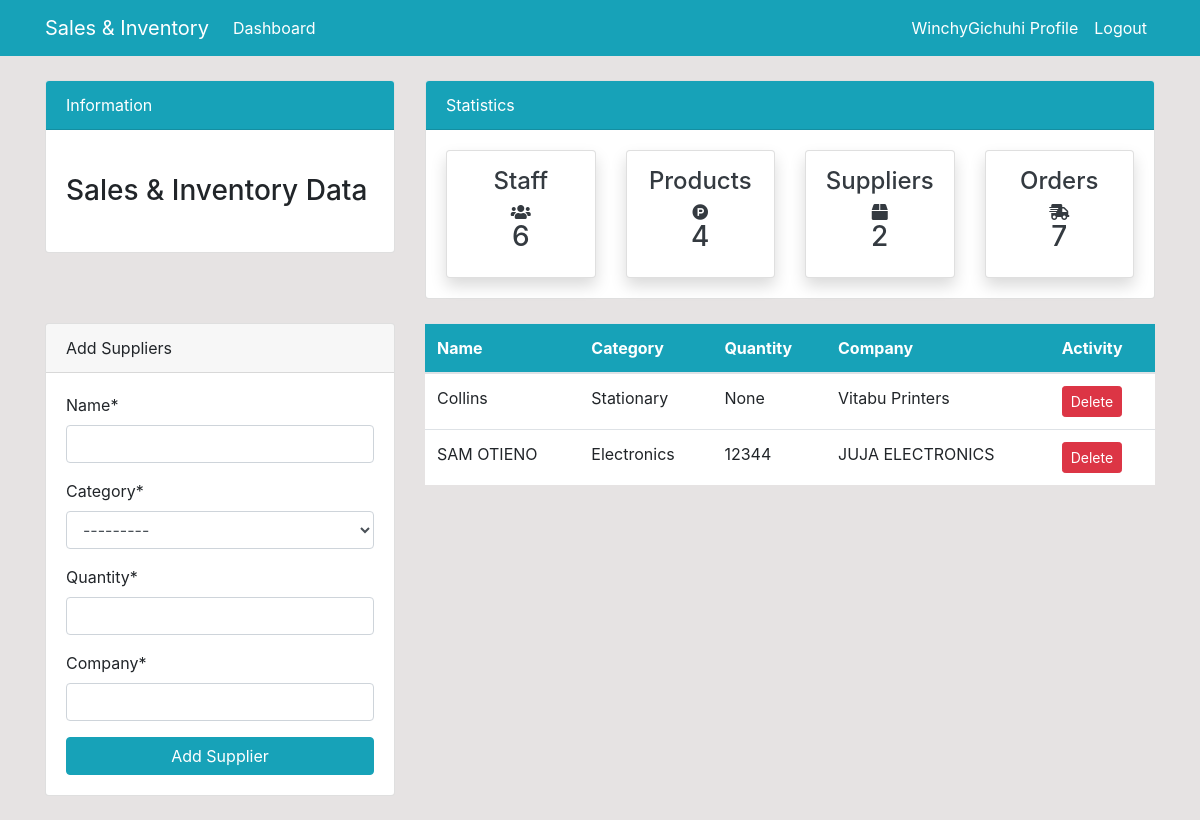
/supplier/ (signed in), run on the app's committed database.
### dashboard/models.py (models this page shows, shortened)
class Supplier(models.Model):
    name = models.CharField(max_length=100, null=True)
    category = models.CharField(max_length=50, choices=CATEGORY, null=True)
    quantity = models.PositiveIntegerField(null=True)
    company = models.CharField(max_length=100, null=True)

### dashboard/views.py (the view)
# urls.py: path('supplier/', views.supplier, name='dashboard-supplier'),
@login_required(login_url='user-login')
def supplier(request):
    clients = Supplier.objects.all()
    clients_count = clients.count()
    workers_count = User.objects.all().count()
    orders_count = Order.objects.all().count()
    product_count = Product.objects.all().count()
    if request.method == 'POST':
        form = SupplierForm(request.POST)
        if form.is_valid():
            form.save()
            return redirect('dashboard-supplier')
    else:
        form = SupplierForm()
    context = {
        'clients': clients,
        'form': form,
        'workers_count': workers_count,
        'orders_count': orders_count,
        'clients_count': clients_count,
        'product_count': product_count,
    }
    return render(request, 'dashboard/supplier.html', context)

### dashboard/forms.py
class SupplierForm(forms.ModelForm):
    class Meta:
        model = Supplier
        fields = ['name', 'category', 'quantity', 'company']

### templates/dashboard/supplier.html (shortened to what this page needs)
{% extends 'partials/base.html' %}
{% block content %}
     {% include 'partials/topnav.html' %}
{% load crispy_forms_tags %}
    <div class="container">
        <div class="row my-4">
            <div class="col-md-4">
             <div class="card">
                <div class="card-header">
                    Add Suppliers
                </div>
                <div class="card-body">
                    <form method="POST">
                        {{ form|crispy }}
                        <input class="btn btn-info btn-block" type="submit" value="Add Supplier">
                    </form>
                </div>
            </div>
            </div>
            <div class="col-md-8">
                <table class="table bg-white">
                    <thead class="bg-info">
                        <tr class="text-white">
                            <th scope="col">Name</th>
                            <th scope="col">Category</th>
                            <th scope="col">Quantity</th>
                            <th scope="col">Company</th>
                             <th scope="col">Activity</th>
                        </tr>
                    </thead>
                    <tbody>
                    {% for client in clients %}
                        <tr>
                           <td>{{ client.name }}</td>
                           <td>{{ client.category }}</td>
                           <td>{{ client.quantity }}</td>
                           <td>{{ client.company }}</td>
                        <td> <a class="btn btn-danger btn-sm" href="{% url 'dashboard-supplier-delete' client.id %}">Delete</a></td>
                        </tr>
                    {% endfor %}
                    </tbody>
                </table>
            </div>
        </div>
    </div>
{% endblock %}

### templates/partials/nav.html (shortened to what this page needs)
    <nav class="navbar navbar-expand-lg navbar-info bg-info">
        <div class="container">
              {% if user.is_authenticated %}
            <a class="navbar-brand text-white" href="{% url 'dashboard-index' %}">Sales & Inventory</a>
            <div class="collapse navbar-collapse" id="navbarSupportedContent">
                <ul class="navbar-nav mr-auto">
                    <li class="nav-item active">
                        <a class="nav-link text-white" href="{% url 'dashboard-index' %}">Dashboard </a>
                    </li>
                </ul>
                <ul class="navbar-nav ml-auto">
                    <li class="nav-item active">
                        <a class="nav-link text-white" href="{% url 'user-profile' %}">{{ user.username }} Profile </a>
                    </li>
                    <li class="nav-item">
                        <a class="nav-link text-white" href="{% url 'user-logout' %}">Logout</a>
                    </li>
                </ul>
       {% endif %}
            </div>
        </div>
    </nav>

### static/style.css (style rules this page uses)
body { background: rgb(230, 227, 227); }

### data on the page
Supplier: name "Collins", category "Stationary", quantity "None", company "Vitabu Printers"
Supplier: name "SAM OTIENO", category "Electronics", quantity "12344", company "JUJA ELECTRONICS"

### other printed values
{{ user.username }} "WinchyGichuhi"
{{ workers_count }} "6"
{{ product_count }} "4"
{{ clients_count }} "2"
{{ orders_count }} "7"
